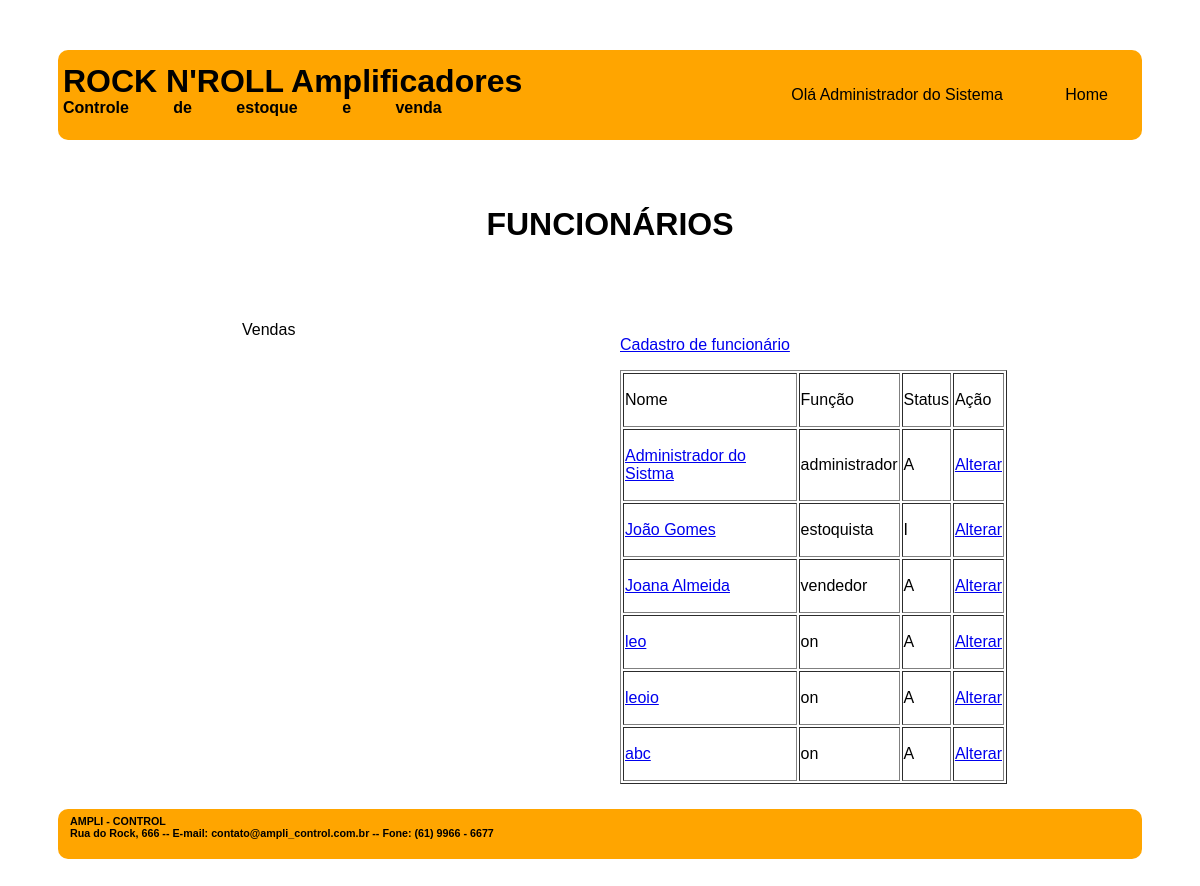
The page /lista_fun.php on the database its author committed.
### tables this page shows
CREATE TABLE `funcionarios` (
  `COD_FUN` int(11) NOT NULL,
  `NOME_FUN` varchar(45) NOT NULL,
  `LOGIN_FUN` varchar(45) NOT NULL,
  `SENHA_FUN` varchar(45) NOT NULL,
  `STATUS_FUN` char(1) NOT NULL DEFAULT 'A',
  `FUNCAO_FUN` varchar(45) NOT NULL
);

### lista_fun.php (the view, shortened to what this page needs)
<!DOCTYPE html>
<html>
<head>
    <link rel="stylesheet" type="text/css" href="css/layout.css">
    <link rel="stylesheet" type="text/css" href="css/menu.css">
</head>
<body>
    <div id="principal">
        <div id="topo">
            <div id="logo">
                <h1> ROCK N'ROLL Amplificadores </h1>
                <h4> Controle de estoque e venda </h4>
            </div>
            <div id="menu_global" class="menu_global">
                <ul>
                    <li>Olá Administrador do Sistema</li>
                    <li><a href="index.php" class="active">Home</a></li>
                </ul>
            </div>
        </div>
        <div id="conteudo_especifico">
            <div class="div_central centralizar">
                <h1> FUNCIONÁRIOS </h1>
            </div>
            <div class="div_esquerda menu_local">
            <?php
			        include "menu_local.php";
				?>
            </div>
            <div class="div_direita">
                <p>
                    <a href="cadastra_fun.php"> Cadastro de funcionário </a>
                </p>
                <?php
                    $conectar = mysqli_connect("localhost","root","", "335800");
                    $sql_consulta = "SELECT  cod_fun, nome_fun, funcao_fun, status_fun
                                     FROM  funcionarios";
                    $resultado_consulta = mysqli_query ($conectar, $sql_consulta);
                ?>
                <table border=1>
                    <tr>
                        <td class="esquerda">
                            <p> Nome </p>
                        </td>
                        <td>
                            <p> Função </p>
                        </td>
                        <td>
                            <p> Status </p>
                        </td>
                        <td>
                            <p> Ação </p>
                        </td>
                    </tr>
                <?php
                    while($registro = mysqli_fetch_row($resultado_consulta))
                    {
            ?>
                <tr>
                    <td>
                        <p>
                            <a href="exibe_fun.php?codigo=<?php echo $registro[0];?>">
                            <?php
                                 echo "$registro[1]";
                            ?>
                           </a>
                        </p>
                    </td>
                    <td>
                        <p>
                            <?php
                                 echo "$registro[2]";
                            ?>
                        </p>
                    </td>
                    <td>
                        <p>
                            <?php
                                  echo "$registro[3]";
                            ?>
                        </p>
                    </td>
                    <td>
                        <p>
                        <a href="altera_fun.php?codigo=<?php echo $registro[0]?>">
                            Alterar
                        </p>
                    </td>
                </tr>
                <?php
                    }
                ?>
                </table>
            </div>
        </div>
        <div id="rodape">
            <div id="texto_institucional">
                <h6> AMPLI - CONTROL </h6>
                <h6> Rua do Rock, 666 -- E-mail: contato@ampli_control.com.br -- Fone: (61) 9966 - 6677 </h6>
            </div>
        </div>
    </div>
</body>
</html>

### menu_local.php (shortened to what this page needs)
<?php
 if ($_SESSION["funcao"] == "administrador"){
?>
<ul>
    <li>
        <a href="lista_fun.php">Funcionários</a>
    </li>
    <li>
        <a href="lista_amp.php">Amplificadores</a>
    </li>
    <li>
        <a href="vendas.php">Vendas</a>
    </li>
    <li>
        <a href="relatorios.php">Relatórios</a>
    </li>
</ul>
 <?php
 }
 else{
 ?>
 <ul>
    <li>
        <a href="vendas.php">Vendas</a>
    </li>
 </ul>
 <?php
 }
 ?>

### css/layout.css (style rules this page uses)
#principal { margin: 50px; font-family: arial; }
#topo { padding: 5px; display: grid; grid-template-columns: auto auto; margin: 0px auto 20px auto; grid-gap: 5px; border-radius: 10px; background-color: orange; color:black; justify-content: space-between; }
#logo h1 { line-height: 10px; word-spacing: 0px; }
#logo h4 { line-height: 0px; word-spacing: 40px; }
#conteudo_especifico { padding: 5px; display: grid; grid-template-columns: 50% 50%; margin: 0px auto 5px auto; grid-gap: 20px; }
.div_esquerda { margin: 0px auto auto 150px; }
.div_direita { margin: 15px 150px auto auto; }
.div_central { margin: auto 150px auto 150px; grid-column-start: 1; grid-column-end: 3; }
#rodape { padding: 0px; display: grid; grid-template-columns: auto auto; grid-template-rows: 50px; margin: 20px auto 0px auto; grid-gap: 5px; border-radius: 10px; background-color: orange; color:black; justify-content: space-between; }
#rodape h6 { line-height: 0px; word-spacing: 0px; margin: 12px auto 12px 12px; }
.centralizar { text-align: center; padding: 20px 30px 20px 30px; }
.esquerda { text-align: left; }

### css/menu.css (style rules this page uses)
.menu_global li { display: inline-flex; margin: 15px 29px; }
.menu_global a { text-decoration: none; color: black; }
.menu_local ul { list-style: none; padding: 0px; }
.menu_local li { margin: 15px 29px; }
.menu_local a { text-decoration: none; color: black; }

### rows shown on the page
funcionarios: NOME_FUN "Administrador do Sistma", FUNCAO_FUN "administrador", STATUS_FUN "A"
funcionarios: NOME_FUN "João Gomes", FUNCAO_FUN "estoquista", STATUS_FUN "I"
funcionarios: NOME_FUN "Joana Almeida", FUNCAO_FUN "vendedor", STATUS_FUN "A"
funcionarios: NOME_FUN "leo", FUNCAO_FUN "on", STATUS_FUN "A"
funcionarios: NOME_FUN "leoio", FUNCAO_FUN "on", STATUS_FUN "A"
funcionarios: NOME_FUN "abc", FUNCAO_FUN "on", STATUS_FUN "A"
